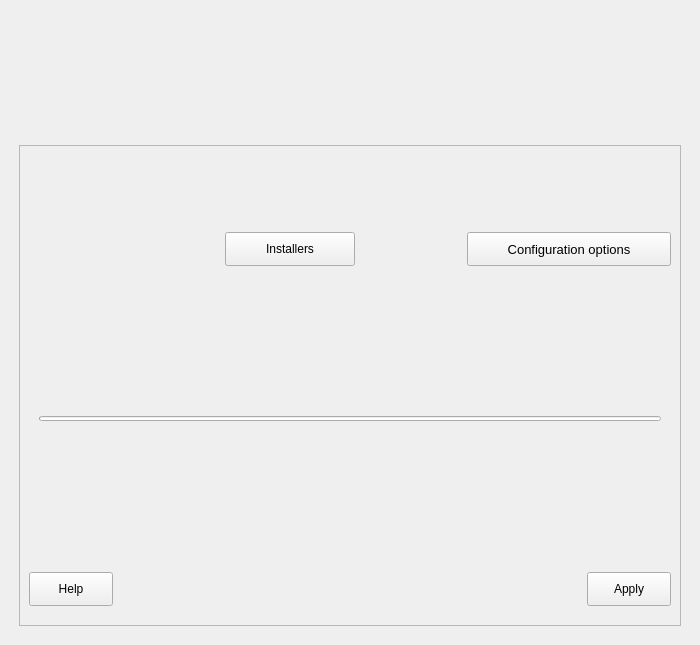
<?xml version="1.0" encoding="UTF-8"?>
<ui version="4.0">
 <class>MainWindow</class>
 <widget class="QMainWindow" name="MainWindow">
  <property name="windowModality">
   <enum>Qt::ApplicationModal</enum>
  </property>
  <property name="geometry">
   <rect>
    <x>0</x>
    <y>0</y>
    <width>700</width>
    <height>645</height>
   </rect>
  </property>
  <property name="sizePolicy">
   <sizepolicy hsizetype="Ignored" vsizetype="Ignored">
    <horstretch>0</horstretch>
    <verstretch>0</verstretch>
   </sizepolicy>
  </property>
  <property name="minimumSize">
   <size>
    <width>700</width>
    <height>250</height>
   </size>
  </property>
  <property name="windowTitle">
   <string>LliureX Java Panel</string>
  </property>
  <property name="windowIcon">
   <iconset theme="lliurex-java-panel">
    <normaloff>.</normaloff>.</iconset>
  </property>
  <widget class="QWidget" name="centralwidget">
   <property name="enabled">
    <bool>true</bool>
   </property>
   <property name="sizePolicy">
    <sizepolicy hsizetype="Expanding" vsizetype="Expanding">
     <horstretch>0</horstretch>
     <verstretch>0</verstretch>
    </sizepolicy>
   </property>
   <property name="minimumSize">
    <size>
     <width>700</width>
     <height>250</height>
    </size>
   </property>
   <property name="maximumSize">
    <size>
     <width>16777215</width>
     <height>16777215</height>
    </size>
   </property>
   <layout class="QVBoxLayout" name="verticalLayout">
    <item>
     <widget class="QLabel" name="bannerLabel">
      <property name="minimumSize">
       <size>
        <width>670</width>
        <height>120</height>
       </size>
      </property>
      <property name="layoutDirection">
       <enum>Qt::LeftToRight</enum>
      </property>
      <property name="text">
       <string/>
      </property>
      <property name="pixmap">
       <pixmap>javapanel-banner.png</pixmap>
      </property>
      <property name="alignment">
       <set>Qt::AlignHCenter|Qt::AlignTop</set>
      </property>
     </widget>
    </item>
    <item>
     <layout class="QVBoxLayout" name="verticalLayout_3">
      <property name="leftMargin">
       <number>10</number>
      </property>
      <property name="topMargin">
       <number>10</number>
      </property>
      <property name="rightMargin">
       <number>10</number>
      </property>
      <property name="bottomMargin">
       <number>10</number>
      </property>
      <item>
       <widget class="QScrollArea" name="scrollArea">
        <property name="minimumSize">
         <size>
          <width>0</width>
          <height>200</height>
         </size>
        </property>
        <property name="widgetResizable">
         <bool>true</bool>
        </property>
        <widget class="QWidget" name="scrollAreaWidgetContents">
         <property name="geometry">
          <rect>
           <x>0</x>
           <y>0</y>
           <width>664</width>
           <height>483</height>
          </rect>
         </property>
         <property name="minimumSize">
          <size>
           <width>0</width>
           <height>0</height>
          </size>
         </property>
         <layout class="QVBoxLayout" name="verticalLayout_5">
          <item>
           <layout class="QHBoxLayout" name="horizontalLayout_2" stretch="0,0">
            <property name="spacing">
             <number>0</number>
            </property>
            <property name="sizeConstraint">
             <enum>QLayout::SetNoConstraint</enum>
            </property>
            <property name="leftMargin">
             <number>10</number>
            </property>
            <property name="topMargin">
             <number>10</number>
            </property>
            <property name="rightMargin">
             <number>0</number>
            </property>
            <property name="bottomMargin">
             <number>10</number>
            </property>
            <item alignment="Qt::AlignRight|Qt::AlignVCenter">
             <widget class="QPushButton" name="installersButton">
              <property name="sizePolicy">
               <sizepolicy hsizetype="Minimum" vsizetype="Fixed">
                <horstretch>0</horstretch>
                <verstretch>0</verstretch>
               </sizepolicy>
              </property>
              <property name="minimumSize">
               <size>
                <width>130</width>
                <height>34</height>
               </size>
              </property>
              <property name="maximumSize">
               <size>
                <width>0</width>
                <height>0</height>
               </size>
              </property>
              <property name="text">
               <string>Installers</string>
              </property>
              <property name="icon">
               <iconset theme="view-list-details">
                <normaloff>.</normaloff>.</iconset>
              </property>
             </widget>
            </item>
            <item alignment="Qt::AlignRight|Qt::AlignVCenter">
             <widget class="QPushButton" name="configurationButton">
              <property name="sizePolicy">
               <sizepolicy hsizetype="Fixed" vsizetype="Fixed">
                <horstretch>0</horstretch>
                <verstretch>0</verstretch>
               </sizepolicy>
              </property>
              <property name="minimumSize">
               <size>
                <width>204</width>
                <height>34</height>
               </size>
              </property>
              <property name="maximumSize">
               <size>
                <width>204</width>
                <height>34</height>
               </size>
              </property>
              <property name="font">
               <font>
                <pointsize>10</pointsize>
               </font>
              </property>
              <property name="layoutDirection">
               <enum>Qt::LeftToRight</enum>
              </property>
              <property name="text">
               <string>Configuration options</string>
              </property>
              <property name="icon">
               <iconset theme="configure">
                <normaloff>.</normaloff>.</iconset>
              </property>
              <property name="checkable">
               <bool>false</bool>
              </property>
             </widget>
            </item>
           </layout>
          </item>
          <item>
           <layout class="QVBoxLayout" name="mainBox">
            <property name="leftMargin">
             <number>0</number>
            </property>
            <property name="topMargin">
             <number>0</number>
            </property>
            <property name="rightMargin">
             <number>0</number>
            </property>
            <property name="bottomMargin">
             <number>0</number>
            </property>
           </layout>
          </item>
          <item>
           <layout class="QHBoxLayout" name="messageBox" stretch="0,0">
            <property name="spacing">
             <number>0</number>
            </property>
            <property name="leftMargin">
             <number>10</number>
            </property>
            <property name="topMargin">
             <number>10</number>
            </property>
            <property name="rightMargin">
             <number>10</number>
            </property>
            <property name="bottomMargin">
             <number>10</number>
            </property>
            <item>
             <widget class="QLabel" name="messageImg">
              <property name="minimumSize">
               <size>
                <width>40</width>
                <height>40</height>
               </size>
              </property>
              <property name="maximumSize">
               <size>
                <width>40</width>
                <height>40</height>
               </size>
              </property>
              <property name="text">
               <string/>
              </property>
              <property name="pixmap">
               <pixmap>dialog-error.png</pixmap>
              </property>
              <property name="alignment">
               <set>Qt::AlignCenter</set>
              </property>
              <property name="margin">
               <number>10</number>
              </property>
             </widget>
            </item>
            <item>
             <widget class="QLabel" name="messageLabel">
              <property name="minimumSize">
               <size>
                <width>0</width>
                <height>40</height>
               </size>
              </property>
              <property name="maximumSize">
               <size>
                <width>16777215</width>
                <height>40</height>
               </size>
              </property>
              <property name="font">
               <font>
                <pointsize>11</pointsize>
               </font>
              </property>
              <property name="text">
               <string/>
              </property>
              <property name="alignment">
               <set>Qt::AlignBottom|Qt::AlignHCenter</set>
              </property>
             </widget>
            </item>
           </layout>
          </item>
          <item>
           <layout class="QHBoxLayout" name="horizontalLayout_3">
            <property name="leftMargin">
             <number>10</number>
            </property>
            <property name="rightMargin">
             <number>10</number>
            </property>
            <item>
             <widget class="QProgressBar" name="progressBar">
              <property name="minimumSize">
               <size>
                <width>0</width>
                <height>5</height>
               </size>
              </property>
              <property name="maximumSize">
               <size>
                <width>16777215</width>
                <height>5</height>
               </size>
              </property>
              <property name="maximum">
               <number>500</number>
              </property>
              <property name="value">
               <number>0</number>
              </property>
              <property name="textVisible">
               <bool>false</bool>
              </property>
             </widget>
            </item>
           </layout>
          </item>
          <item>
           <layout class="QHBoxLayout" name="horizontalLayout" stretch="0,0">
            <property name="leftMargin">
             <number>0</number>
            </property>
            <property name="topMargin">
             <number>10</number>
            </property>
            <property name="rightMargin">
             <number>0</number>
            </property>
            <property name="bottomMargin">
             <number>10</number>
            </property>
            <item alignment="Qt::AlignLeft|Qt::AlignBottom">
             <widget class="QPushButton" name="helpButton">
              <property name="sizePolicy">
               <sizepolicy hsizetype="Fixed" vsizetype="Fixed">
                <horstretch>0</horstretch>
                <verstretch>0</verstretch>
               </sizepolicy>
              </property>
              <property name="minimumSize">
               <size>
                <width>84</width>
                <height>34</height>
               </size>
              </property>
              <property name="maximumSize">
               <size>
                <width>84</width>
                <height>34</height>
               </size>
              </property>
              <property name="text">
               <string>Help</string>
              </property>
              <property name="icon">
               <iconset theme="help-whatsthis">
                <normaloff>.</normaloff>.</iconset>
              </property>
             </widget>
            </item>
            <item alignment="Qt::AlignRight|Qt::AlignBottom">
             <widget class="QPushButton" name="applyButton">
              <property name="sizePolicy">
               <sizepolicy hsizetype="Fixed" vsizetype="Fixed">
                <horstretch>0</horstretch>
                <verstretch>0</verstretch>
               </sizepolicy>
              </property>
              <property name="minimumSize">
               <size>
                <width>84</width>
                <height>34</height>
               </size>
              </property>
              <property name="maximumSize">
               <size>
                <width>84</width>
                <height>34</height>
               </size>
              </property>
              <property name="layoutDirection">
               <enum>Qt::LeftToRight</enum>
              </property>
              <property name="text">
               <string>Apply</string>
              </property>
              <property name="icon">
               <iconset theme="gtk-ok">
                <normaloff>.</normaloff>.</iconset>
              </property>
              <property name="autoDefault">
               <bool>false</bool>
              </property>
             </widget>
            </item>
           </layout>
          </item>
         </layout>
        </widget>
       </widget>
      </item>
     </layout>
    </item>
   </layout>
  </widget>
 </widget>
 <resources/>
 <connections/>
</ui>
